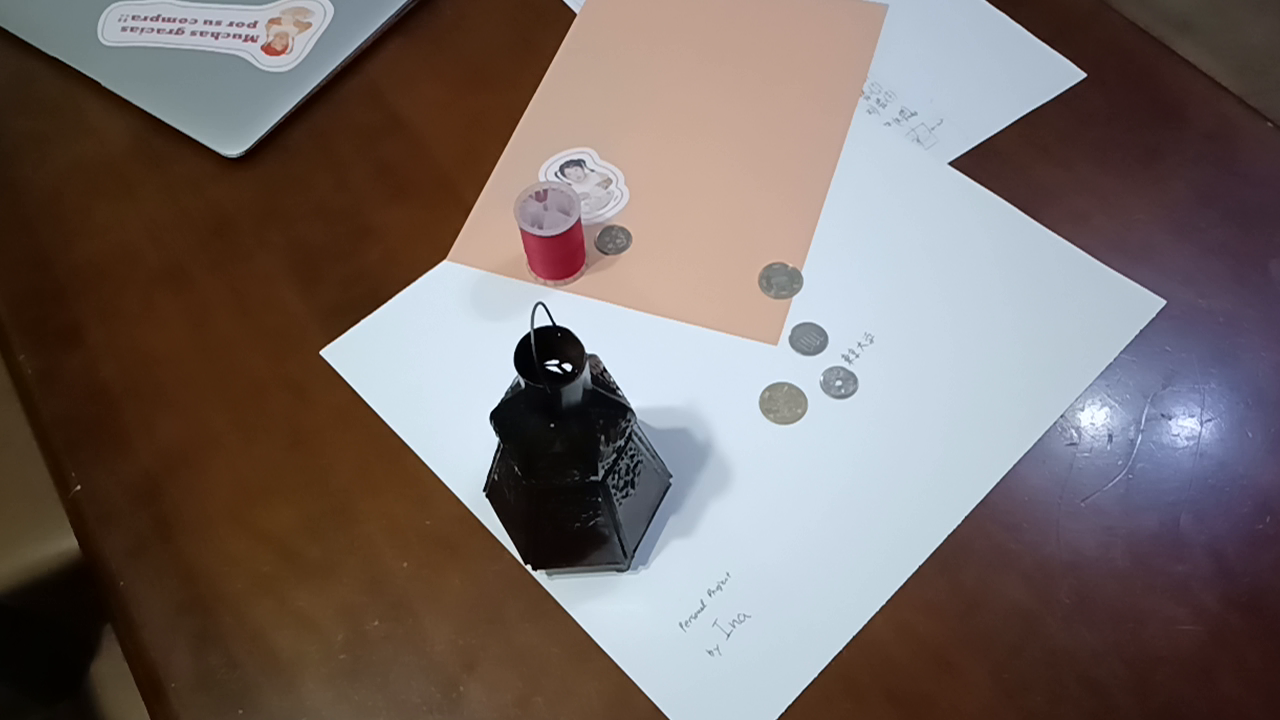
#> input picture human_movement/frame_106.png, 1280 x 720 px
$ jupyter execute --allow-errors trial2.ipynb   (shell and % lines are left out)
#> lines starting #> are read from the running program, lines starting #| are printed output that depends on the picture
[cell 1]
#import the picture
import cv2
import numpy as np

import matplotlib.pyplot as plt
import random
import matplotlib.cm as cm
import pandas as pd

[cell 2]
# Specify the file path of the image
image_path = "input_trial.jpg"

image_path = "frame_106.png"

# Read the image
image_input = cv2.imread(image_path)
#> image_input is the input picture: shape (720, 1280, 3); mean B, G, R 102, 105.8, 117.9

# Check if the image was successfully read
if image_input is not None:
    # Image was read successfully
    print("Image read successfully!")
else:
    # Failed to read the image
    print("Failed to read the image.")

[cell 3]
# import reference points
image_data_path = "input_trial.dat"
image_data_path = f"{image_path}.dat"

#> (the rest of this cell did not finish here and is left out)

[cell 4]
# copy image_input
image = image_input.copy()

# write 3 circles at ps on the image
#> (the rest of this cell did not finish here and is left out)

[cell 5]
#save the image
cv2.imwrite('output.jpg', image)

# Display the image
plt.imshow(cv2.cvtColor(image, cv2.COLOR_BGR2RGB))
plt.axis('off')
plt.show()

[cell 6]
# Define a RotationMatrix class
# It includes the following attributes:
# -  3 angles defining the rotation matrix. (kappa, phi, omega)
# return the li,mi,ni (i=0,1,2) for te given angles
#
class RotationMatrix:
    def __init__(self, omega: float, phi: float, kappa: float):
        self.kappa :float = kappa
        self.phi :float = phi
        self.omega :float = omega

        self.matrix_x= np.array([[1, 0, 0], [0, np.cos(omega), -np.sin(omega)], [0, np.sin(omega), np.cos(omega)]])
        self.matrix_y= np.array([[np.cos(phi), 0, np.sin(phi)], [0, 1, 0], [-np.sin(phi), 0, np.cos(phi)]])
        self.matrix_z= np.array([[np.cos(kappa), -np.sin(kappa), 0], [np.sin(kappa), np.cos(kappa), 0], [0, 0, 1]])
        self.matrix = self.matrix_z @ self.matrix_y @ self.matrix_x

        self.dmatrix_x_domega= np.array([[0, 0, 0], [0, -np.sin(omega), -np.cos(omega)], [0, np.cos(omega), -np.sin(omega)]])
        self.dmatrix_y_dphi= np.array([[-np.sin(phi), 0, np.cos(phi)], [0, 0, 0], [-np.cos(phi), 0, -np.sin(phi)]])
        self.dmatrix_z_dkappa= np.array([[-np.sin(kappa), -np.cos(kappa), 0], [np.cos(kappa), -np.sin(kappa), 0], [0, 0, 0]])
        self.matrix_domega = self.matrix_z @ self.matrix_y @ self.dmatrix_x_domega
        self.matrix_dphi = self.matrix_z @ self.dmatrix_y_dphi @ self.matrix_x
        self.matrix_dkappa = self.dmatrix_z_dkappa @ self.matrix_y @ self.matrix_x

        # self.li = self.matrix[:,0]
        # self.mi = self.matrix[:,1]
        # self.ni = self.matrix[:,2]


    def __str__(self):
        return f'omega={self.omega}, phi={self.phi}, kappa={self.kappa}\nMatrix={self.matrix}'
    def __repr__(self):
        return self.matrix.__repr__()

# Define a DistanceConstraint class
# It includes the following attributes:
# -  2 points \in R3 defining the distance constraint. (p1, p2)
# -  The distance between the 2 points. (d)
# return the partial derivatives of the distance constraint
#
class DistanceConstraint:
    def __init__(self, X1: np.array, X2: np.array, d: float):
        self.X1 = X1
        self.X2 = X2
        self.dX = X1-X2
        self.d = d
        self.error = self.dX[0]**2 + self.dX[1]**2 - d**2
        self.derror_dxy = np.array([[2*self.dX[0], -2*self.dX[0]],[2*self.dX[1], -2*self.dX[1]]])# [de/dx1, de/dx2], [de/dy1, de/dy2]

    def __str__(self):
        return f'error={self.error}'

# Define a ColinearityConstraint class
# It includes the following attributes:
# -  RotationMatrix object
# -  focal length (c)
# -  a pair of points \in R2  on the image and the corresponding 3d points \in R3. (p, X)
# return the partial derivatives of the colinearity constraint
#
class ColinearityConstraint:
    def __init__(self, rotation_matrix: RotationMatrix, c:float , p: np.array, X: np.array):
        self.rotation_matrix = rotation_matrix
        self.p = p
        self.X = X
        self.c= c
        self.inv_c = 1/c
        self.errorXY =np.array([np.dot(rotation_matrix.matrix[:,0], X) - p[0]*self.inv_c*np.dot(rotation_matrix.matrix[:,2], X),
                                 np.dot(rotation_matrix.matrix[:,1], X) - p[1]*self.inv_c*np.dot(rotation_matrix.matrix[:,2], X)]) # [eX, eY]
        self.derrorXY_dxyz = np.array([[ self.rotation_matrix.matrix[i,0] - p[0]*self.inv_c*rotation_matrix.matrix[i,2] for i in range(3)],# [deX/dX, deX/dY, deX/dZ]
                                      [ self.rotation_matrix.matrix[i,1] - p[1]*self.inv_c*rotation_matrix.matrix[i,2] for i in range(3)]])# [deY/dX, deY/dY, deY/dZ]
        # [deX/domega, deY/domega]
        self.derrorXY_domega = np.array([np.dot(self.rotation_matrix.matrix_domega[:,0],X)- p[0]*self.inv_c*np.dot(self.rotation_matrix.matrix_domega[:,2],X),
                                         np.dot(self.rotation_matrix.matrix_domega[:,1],X)- p[1]*self.inv_c*np.dot(self.rotation_matrix.matrix_domega[:,2],X)])
        # [deX/dphi, deY/dphi]
        self.derrorXY_dphi = np.array([np.dot(self.rotation_matrix.matrix_dphi[:,0],X)- p[0]*self.inv_c*np.dot(self.rotation_matrix.matrix_dphi[:,2],X),
                                         np.dot(self.rotation_matrix.matrix_dphi[:,1],X)- p[1]*self.inv_c*np.dot(self.rotation_matrix.matrix_dphi[:,2],X)])
        # [deX/dkappa, deY/dkappa]
        self.derrorXY_dkappa = np.array([np.dot(self.rotation_matrix.matrix_dkappa[:,0],X)- p[0]*self.inv_c*np.dot(self.rotation_matrix.matrix_dkappa[:,2],X),
                                         np.dot(self.rotation_matrix.matrix_dkappa[:,1],X)- p[1]*self.inv_c*np.dot(self.rotation_matrix.matrix_dkappa[:,2],X)])

    def __str__(self):
        return f'errorX={self.errorXY[0]}\n\terrorY={self.errorXY[1]}'

[cell 7]
for i in range(10):
    r=random.random()*2*np.pi
    omega,phi,kappa = r-0.5,  2*(r-0.5),3*(r-0.5)
    R=RotationMatrix(omega,phi,kappa)
    R1=RotationMatrix(omega+np.pi,np.pi-phi,kappa+np.pi)
    r=[random.random() for i in range(3)]
    print(R.matrix@np.array(r)-R1.matrix@np.array(r))

[cell 8]
from mpl_toolkits.mplot3d import Axes3D

[cell 9]
fig = plt.figure()
ax = Axes3D(fig)

# creating the plot

xyz=R.matrix@np.array([0,0,1])
xyz1=R1.matrix@np.array([0,0,-1])
ax.plot([0,xyz[0]],[0, xyz[1]], zs=[0,xyz[2]])
ax.plot([0,xyz1[0]],[0, xyz1[1]], zs=[0,xyz1[2]])

#plot_geeks = ax.scatter(xs, ys, zs, color='green')

# setting title and labels
ax.set_title("3D plot")
ax.set_xlabel('x-axis')
ax.set_ylabel('y-axis')
ax.set_zlabel('z-axis')
ax.set_xlim(-1, 1)
ax.set_ylim(-1, 1)
ax.set_zlim(-1, 1)

# displaying the plot
plt.show()

[cell 10]
fig = plt.figure()
ax = Axes3D(fig)

# creating the plot

xyz=R.matrix@np.array([0,0,1])
xyz1=R1.matrix@np.array([0,0,1])
ax.plot([0,xyz[0]],[0, xyz[1]], zs=[0,xyz[2]])
ax.plot([0,xyz1[0]],[0, xyz1[1]], zs=[0,xyz1[2]])

#plot_geeks = ax.scatter(xs, ys, zs, color='green')

# setting title and labels
ax.set_title("3D plot")
ax.set_xlabel('x-axis')
ax.set_ylabel('y-axis')
ax.set_zlabel('z-axis')
ax.set_xlim(-1, 1)
ax.set_ylim(-1, 1)
ax.set_zlim(-1, 1)

# displaying the plot
# plt.show()

[cell 11]
for i in range(10):
    continue
r=(random.random()-0.5)*2*np.pi
omega,phi,kappa = r,  2*r,3*r
R=RotationMatrix(omega,phi,kappa)
R1=RotationMatrix(omega+np.pi,np.pi-phi,kappa+np.pi)
#R1=RotationMatrix(omega,phi,kappa)
ax = plt.figure().add_subplot(projection='3d')

xyz=R.matrix@np.array([0,0,1])
xyz1=R1.matrix@np.array([0,0,1])
ax.plot([0,xyz[0]],[0, xyz[1]], zs=[0,xyz[2]], zdir='z', label='curve in (x, y)')
ax.plot([0,xyz1[0]],[0, xyz1[1]], zs=[0,xyz1[2]], zdir='z', label='curve in (x, y)')
ax.legend()
ax.set_xlim(-1, 1)
ax.set_ylim(-1, 1)
ax.set_zlim(-1, 1)
#print(R.matrix,R1.matrix)
print(R.matrix)
print(R1.matrix)
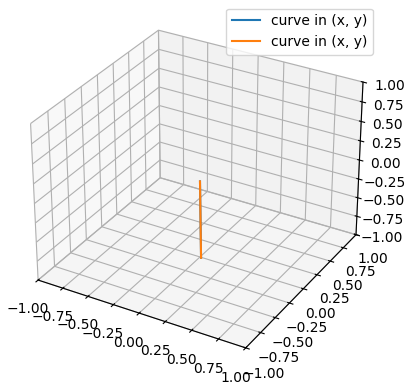
#> figure drawn by matplotlib, 1 panel

[cell 12]
initialize=lambda x1, y1,y2,x3,y3,h,omega,phi,kappa: (np.array([[x1,y1,h],[x1,y2,h],[x3,y3,h]]), omega,phi,kappa)

#> (a cell that did not finish here is left out)

[cell 14]
Xs,_,_,_=initialize(0.2,0.3,0.4,0.5,0.2,-0.5,0,0,0)
#> (the rest of this cell did not finish here and is left out)

#> (a cell that did not finish here is left out)

#> (a cell that did not finish here is left out)

[cell 17]
X1_random=0.4*(1+(random.random()-0.5)*0.25)
Y1_random=0.15*(1+(random.random()-0.5)*0.25)
#> (the rest of this cell did not finish here and is left out)

[cell 18]
max_iter=300
b_collect=np.zeros((9,max_iter))
angle_collect=np.zeros((3,max_iter))
Xs_collect=np.zeros((3,3,max_iter))
#Xs_collect=np.zeros((3,3,max_iter*2))
dx_collect=np.zeros((9,max_iter))
det_collect=np.zeros((max_iter))

#print(Xs,omega,phi,kappa)
#> (the rest of this cell did not finish here and is left out)

[cell 19]
with open(f'{image_path}_output.dat','a') as f:
    f.write(f'{Xs[0,0]:0.4f}, {Xs[0,1]:0.4f}, {Xs[1,1]:0.4f}, {Xs[2,0]:0.4f}, {Xs[2,1]:0.4f}, {Xs[0,2]:0.4f}\n')
    f.write(f'{omega:0.4f}, {phi:0.4f}, {kappa:0.4f}\n')
    f.write(', '.join([f'{b_collect[i,-1]:0.4f}'for i in range(9)])+'\n')

[cell 20]
# Create a figure and subplots
fig, axs = plt.subplots(5, 2, figsize=(8, 16))

#plot the XYH evolutions(0,0)
ax = axs[0, 0]
ax.plot(Xs_collect[0,0,:],label='X1=X2')
ax.plot(Xs_collect[2,0,:],label='X3')
ax.plot(Xs_collect[0,1,:],label='Y1')
ax.plot(Xs_collect[1,1,:],label='Y2')
ax.plot(Xs_collect[2,1,:],label='Y3')
ax.plot(Xs_collect[0,2,:],label='H')
ax.set_title("XYH evolutions")


#plot the angle evolutions(0,1)
ax = axs[0, 1]
ax.plot(angle_collect[0,:],label='omega')
ax.plot(angle_collect[1,:],label='phi')
ax.plot(angle_collect[2,:],label='kappa')
ax.set_title("angle evolutions")
ax.set_ylim(-np.pi,np.pi)

#Illustrate the evolution of the dx (1,0)
ax = axs[1, 0]
ax.plot(dx_collect[0,:],label='dx1')
ax.plot(dx_collect[1,:],label='dy1')
ax.plot(dx_collect[2,:],label='dy2')
ax.plot(dx_collect[3,:],label='dx3')
ax.plot(dx_collect[4,:],label='dy3')
ax.plot(dx_collect[5,:],label='dH')

ax = axs[1, 1]
ax.plot(dx_collect[6,:],label=r'd$\omega$')
ax.plot(dx_collect[7,:],label=r'd$\phi$')
ax.plot(dx_collect[8,:],label=r'd$\kappa$')

#plot the distance constraints(2,0)
ax = axs[2, 0]
ax.plot(b_collect[0,:],label='distance constraint 1')
ax.plot(b_collect[1,:],label='distance constraint 2')
ax.plot(b_collect[2,:],label='distance constraint 3')
ax.set_title("distance constraints")

#plot the colinearity constraints(2,1)
ax = axs[2, 1]
ax.plot(b_collect[3,:],label='x1')
ax.plot(b_collect[4,:],label='y1')
ax.plot(b_collect[5,:],label='x2')
ax.plot(b_collect[6,:],label='y2')
ax.plot(b_collect[7,:],label='x3')
ax.plot(b_collect[8,:],label='y3')
ax.set_ylim(-0.3,0.3)
ax.set_title("Colinearity constraints")


#plot the colinearity constraints(2,1)
start_iter=20
for j in range(3):
    axs[3,0].plot(Xs_collect[j,0,:],Xs_collect[j,1,:],label=f'P{j+1}')# Plot the 1st graph on the right subplot
    axs[3,1].plot(Xs_collect[j,0,start_iter:],Xs_collect[j,1,start_iter:],label=f'P{j+1}')# Plot the second graph on the right subplot
for i in range(2):
    for j in range(3):
        axs[3,i].scatter(Xs_collect[j,0,-1],Xs_collect[j,1,-1],label=f'P{j+1}')
    axs[3,i].set_aspect('equal') # Fix aspect ratio
axs[3,0].set_title('XY evolution')
axs[3,1].set_title(f'XY evolution (iter:{start_iter}~)')

#plot the colinearity constraints(2,1)
ax = axs[4, 0]
ax.plot(det_collect,label='determinant')
ax.set_title("Determinant(A)")


# Plot some data on each subplot
for j in range(2):
    for i in range(5):
        ax = axs[i, j]
        ax.grid()
        ax.legend()

# Adjust the spacing between subplots
plt.tight_layout()

# Show the plot
plt.show()
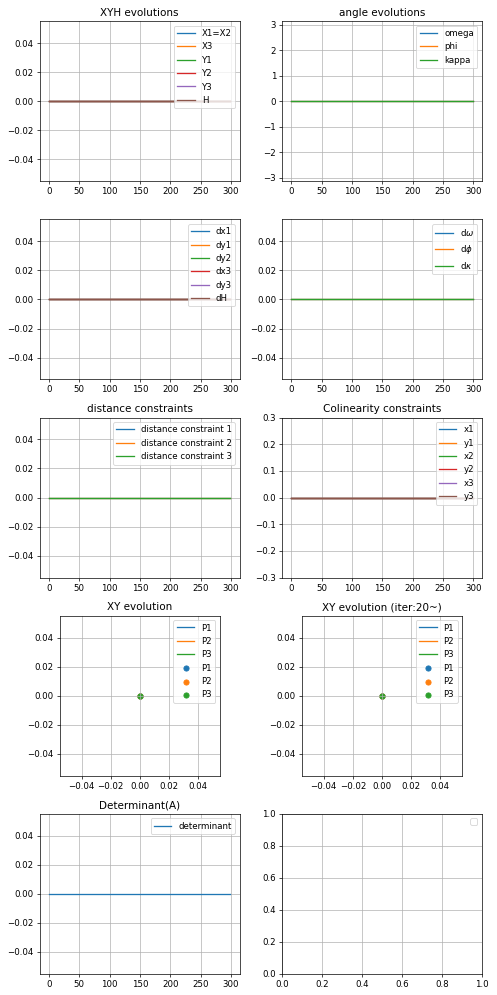
#> figure drawn by matplotlib, 9 panels

#> (a cell that did not finish here is left out)

#> (a cell that did not finish here is left out)

[cell 23]
num_cases_max=100
#num_cases_max=6000
num_cases=50
b_collect=np.zeros((9,num_cases))
angle_collect=np.zeros((3,num_cases))
Xs_collect=np.zeros((3,3,num_cases))
dXs_collect=np.zeros((9,num_cases))
det_collect=np.zeros((num_cases))

case_count=0

#> (the rest of this cell did not finish here and is left out)

#> (a cell that did not finish here is left out)

[cell 25]
Xs

[cell 26]
case_count

[cell 27]
fig = plt.figure(figsize=(10, 10))
ax = fig.add_subplot(311)

H = ax.hist2d(Xs_collect[0,0,:],Xs_collect[0,1,:], bins=40, cmap=cm.jet)
ax.set_title('1st graph')
ax.set_xlabel('x')
ax.set_ylabel('y')
fig.colorbar(H[3],ax=ax)

ax = fig.add_subplot(312)

H = ax.hist2d(Xs_collect[1,0,:],Xs_collect[1,1,:], bins=40, cmap=cm.jet)
ax.set_title('2st graph')
ax.set_xlabel('x')
ax.set_ylabel('y')
fig.colorbar(H[3],ax=ax)

ax = fig.add_subplot(313)

H = ax.hist2d(Xs_collect[2,0,:],Xs_collect[2,1,:], bins=40, cmap=cm.jet)
ax.set_title('3st graph')
ax.set_xlabel('x')
ax.set_ylabel('y')
fig.colorbar(H[3],ax=ax)
fig.tight_layout()
plt.show()
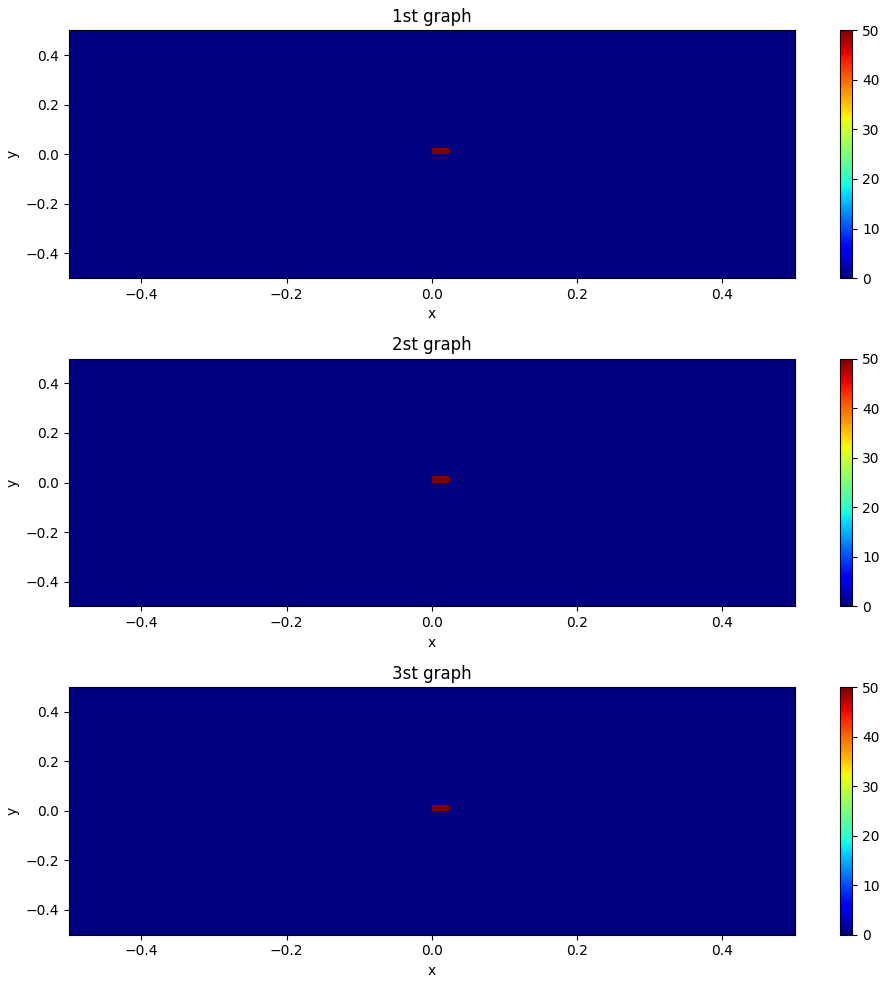
#> figure drawn by matplotlib, 6 panels

[cell 28]
R.matrix.T@Xs[0],R.matrix.T@Xs[1],R.matrix.T@Xs[2],(b_collect*b_collect).sum(axis=0)[-1]

when wrong initialization
(array([-0.04128355,  0.16619236,  0.34825699]),
 array([-0.09665554,  0.04284078,  0.27247195]),
 array([0.16722164, 0.01833527, 0.43522747]))

[cell 29]
# illustrate the 3d points Xs on xy plane
plt.scatter(Xs_collect[0,0,:]     , Xs_collect[0,1,:],label='P1',s=3)
plt.scatter(Xs_collect[1,0,:], Xs_collect[1,1,:],label='P2',s=3)
plt.scatter(Xs_collect[2,0,:], Xs_collect[2,1,:],label='P3',s=3)
plt.grid()
# fix the aspect ration
plt.gca().set_aspect('equal', adjustable='box')
plt.legend()
plt.show()
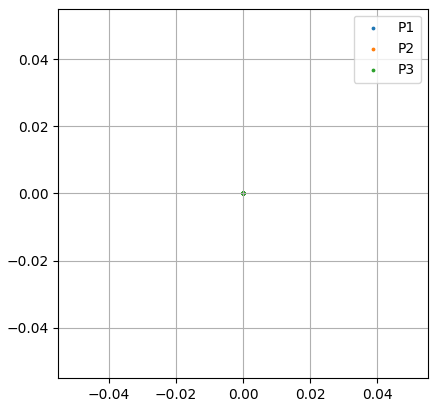
#> figure drawn by matplotlib, 1 panel

[cell 30]
# export collects in a csv format

df=pd.DataFrame(columns=['X1','Y1','Y2','X3','Y3','H','omega','phi','kappa']+[f'b{i+1}' for i in range(9)] +['det'])
precision=8
Xs_collect=Xs_collect.round(precision)
df["X1"]=Xs_collect[0,0,:]
df["Y1"]=Xs_collect[0,1,:]
df["Y2"]=Xs_collect[1,1,:]
df["X3"]=Xs_collect[2,0,:]
df["Y3"]=Xs_collect[2,1,:]
df["H"]=Xs_collect[0,2,:]
df["omega"]=angle_collect[0,:]
df["phi"]=angle_collect[1,:]
df["kappa"]=angle_collect[2,:]
df.round(precision)
for i in range(9):
    df[f'b{i+1}']=b_collect[i,:]
df["det"]=det_collect
# add a column for the x increment
for i in range(9):
    df[f'dX{i+1}']=dXs_collect[i,:]

# add a column of the square error (b@b)
df["SE"]=(b_collect*b_collect).sum(axis=0)

#df.to_csv("output.csv")

[cell 31]
df.to_csv("output.csv")

[cell 32]
display(df)

[cell 33]
for i,det in enumerate(det_collect):
    if det>0:
        print(i,det)
